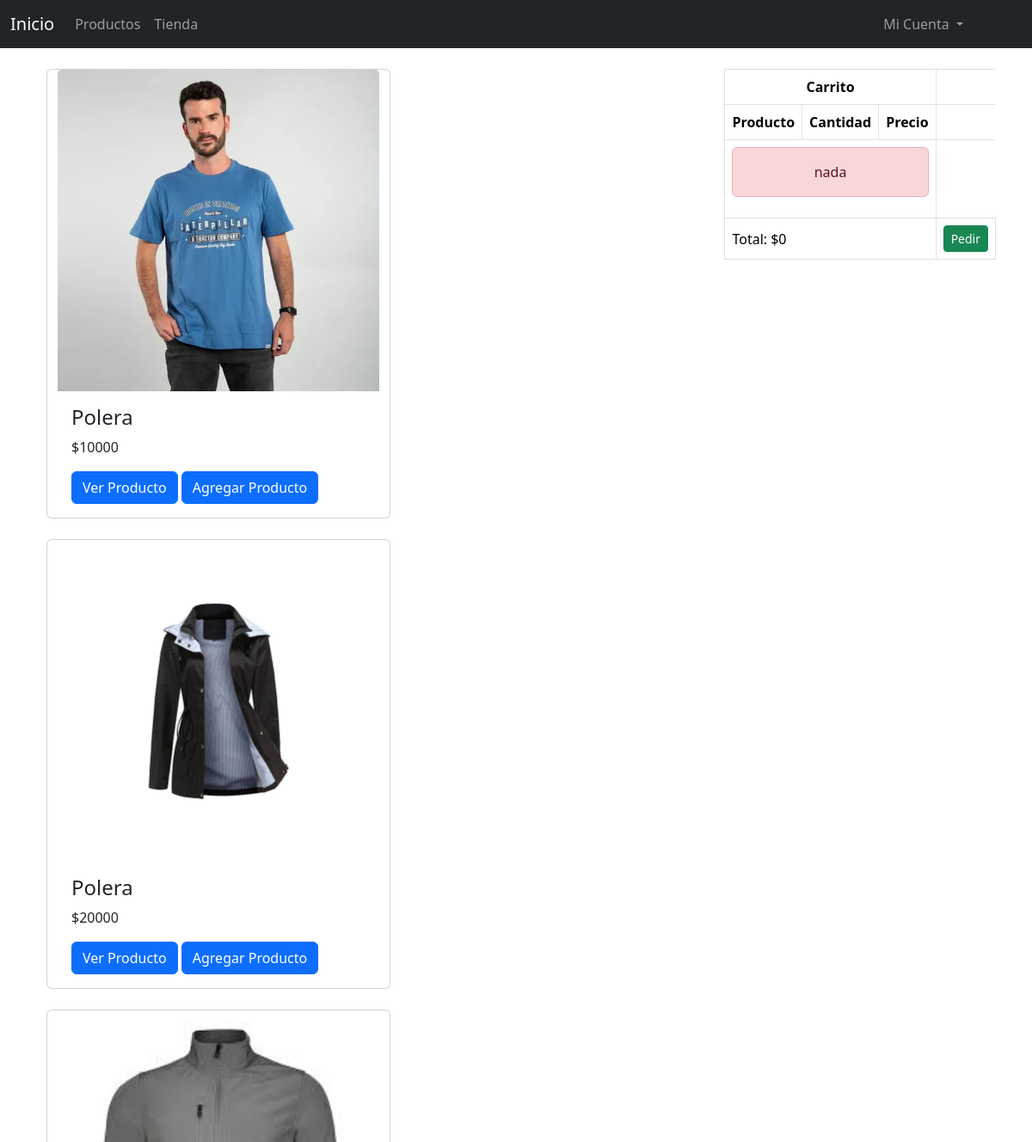
Before: / (upper part) with the older database file.
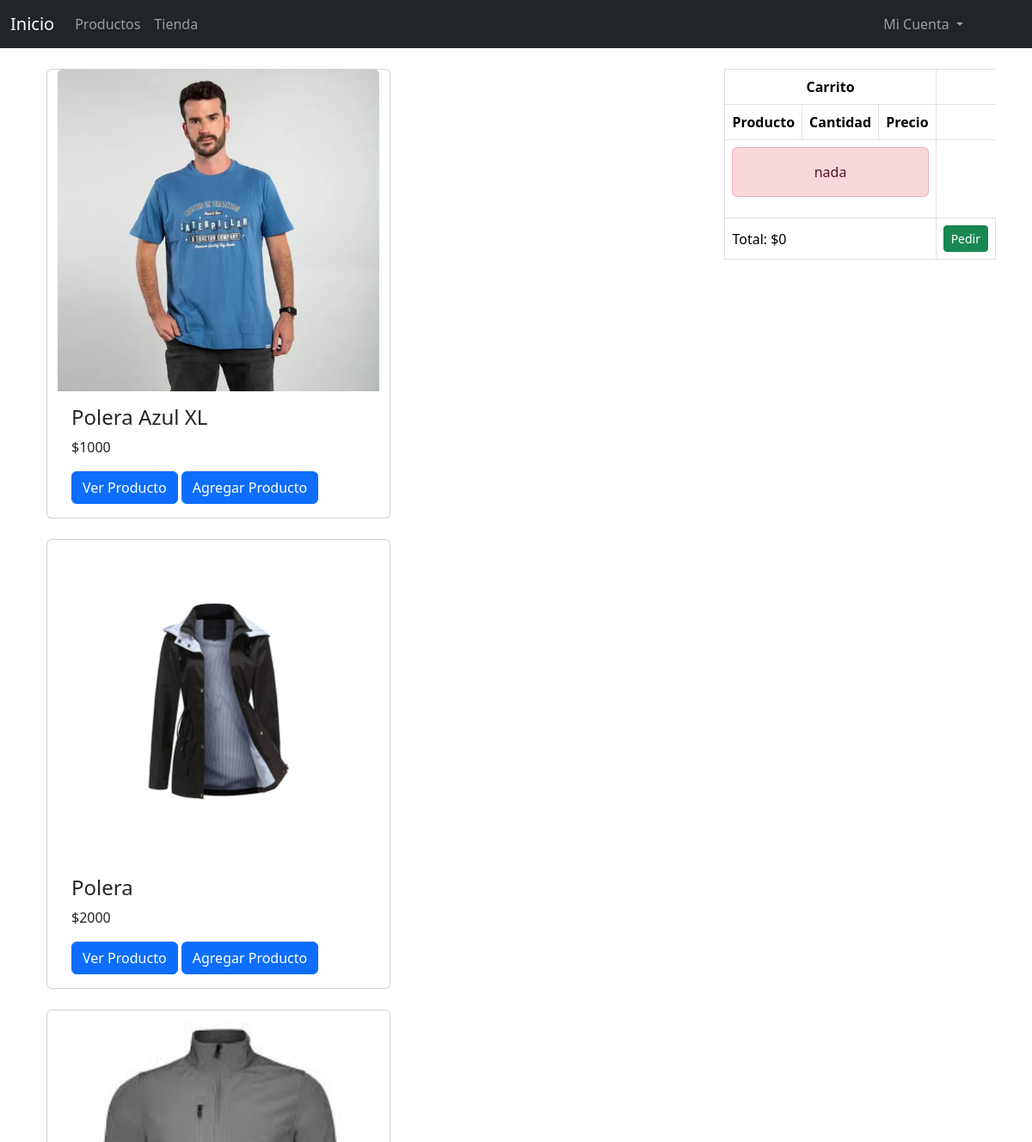
After: the same page with the newer database file.
### aplicacion/models.py (models this page shows, shortened)
class Producto(models.Model):
    id=models.IntegerField(primary_key=True)
    nombre=models.CharField(max_length=50)
    descripcion=models.TextField(max_length=300)
    precio=models.IntegerField()
    stock=models.IntegerField()
    imagen=models.ImageField(upload_to="productos")

### aplicacion/views.py (the view)
# urls.py: path('', index, name="index"),
def index(request):
    carro=Carro(request)
    productos=Producto.objects.all()
    contexto= {'prod':productos}
    return render(request, 'aplicacion/index.html', contexto)

### carro/context_processor.py (called while the page is built)
def importe_total_carro(request):
    total = 0
    if request.user.is_authenticated:
        carro = request.session.get("carro", {})  # Obtener el diccionario del carrito o un diccionario vacío si no existe
        for key, value in carro.items():
            precio = float(value.get("precio", 0))
            total += precio
    return {"importe_total_carro": total}

### aplicacion/templates/aplicacion/index.html
{% extends 'aplicacion/base.html' %}
{% load static %}
{% block contenido %}
<div style="float: right;">
    {% include "carro/widget.html" %}
</div>
<div class="container">
<div class="row">
    {% for p in prod %}
    <div class="col-12 card mb-4" style="width:400px">
        <img class="card-img-top" src="{{ p.imagen }}" alt="Card image">
        <div class="card-body">
            <h4 class="card-title">{{p.nombre}}</h4>
            <p class="card-text">${{p.precio }}</p>
            <a href="{% url 'verproducto' p.id %}" class="btn btn-primary">Ver Producto</a>
            <a href="{% url 'carro:agregar' p.id %}" class="btn btn-primary">Agregar Producto</a>
        </div>
    </div>
    {% endfor %}
</div>
</div>
{% endblock contenido %}

Changed rows visible on the page:
changed Producto: nombre "Polera" → "Polera Azul XL"; precio "10000" → "1000"
changed Producto "Polera": precio "20000" → "2000"
